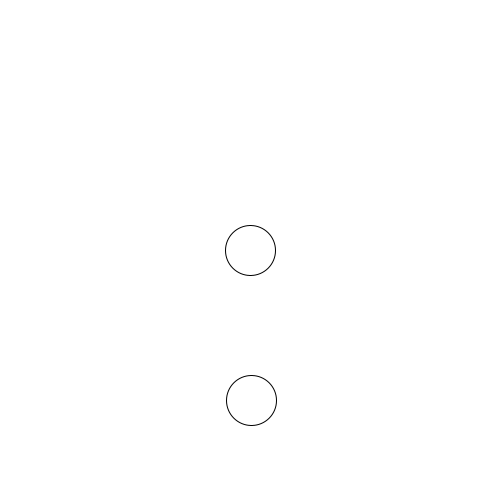
Frame 1 (no input)
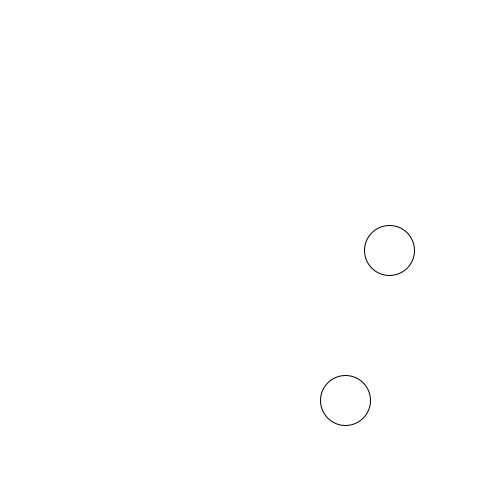
Frame 60 (the mouse pressed at the canvas centre just before this capture)
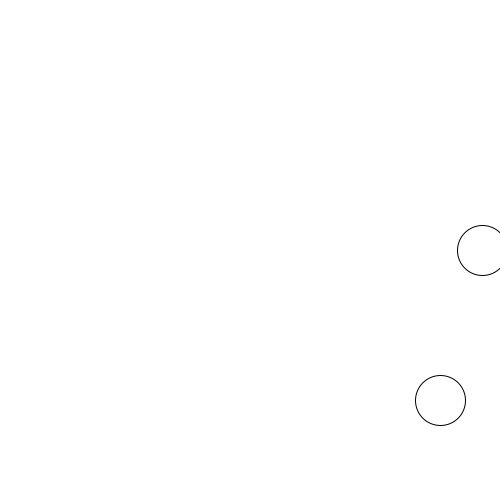
Frame 120 (the mouse held since frame 60 and released just before this capture)

The Processing sketch that drew these frames (run headless with seeded random() and noise(); from frame 60 on, the mouse is pressed at the canvas centre):

// Processing sketch: SinSpeed_VS_ConstSpeed
// ── SinSpeed_VS_ConstSpeed.pde
float thetaX=0;
float thetaY=0;
int r=50;
float constX=250;
float constSpeed=2/(TWO_PI/0.01)*500;


void setup(){
  size(500,500);
  

}
void draw(){
    background(255);
    float sinX=map(sin(thetaX),-1,1,0,500);
    ellipse(sinX,250,r,r);
    
    constX+=constSpeed;
    ellipse(constX,400,r,r);
    if(constX>width || constX<0){
    constSpeed= -constSpeed;
 
  }
   println(constSpeed);
     thetaX+=0.01; 
}
